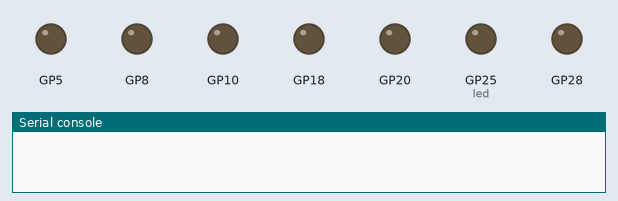
Simulated run of this program. Board: Raspberry Pi Pico running MicroPython. Parts: output pins drawn as LEDs (lit = HIGH), the last lines printed to the serial console.

Above: at 0.05 s.
At 2.0 s:
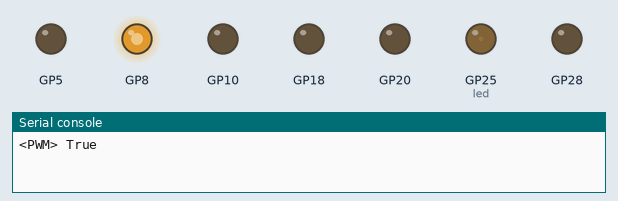
At 3.5 s:
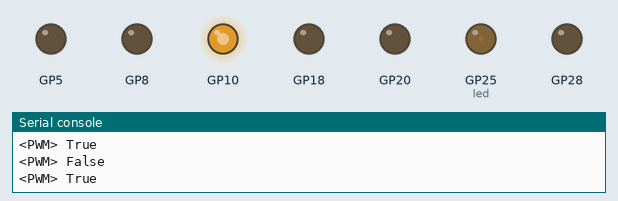
At 5.05 s:
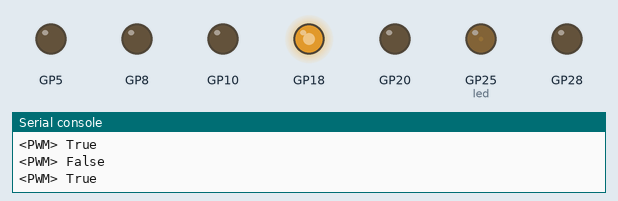
At 7.5 s:
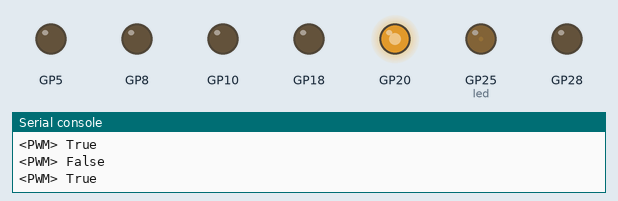
At 10.0 s:
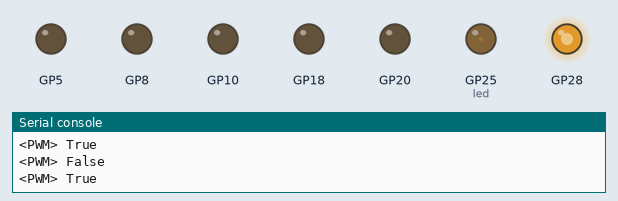
Timing chart, 0 to 13.0 s (numbered marks = the images above):
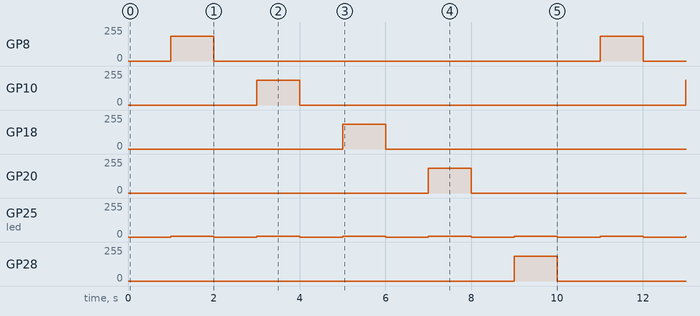

The program:

buzz_micropython.py
```python
from machine import Pin, Timer, PWM
import time

class Blinky:
    def __init__(self):
        self.led = Pin(25, Pin.OUT)
        self.led_pwm = PWM(self.led, freq=1000, duty_u16=0)
        self.motor_pwm = []
        self.index = 0
        self.on = False
        # self.make_motor_pwm(5)
        self.make_motor_pwm(8)
        self.make_motor_pwm(10)
        self.make_motor_pwm(18)
        self.make_motor_pwm(20)
        self.make_motor_pwm(28)
        self.keepalive = self.make_pwm(5)


    def make_motor_pwm(self, pin_number : int):
        self.motor_pwm.append(self.make_pwm(pin_number))


    def make_pwm(self, pin_number : int):
        out = Pin(pin_number, Pin.OUT)
        pwm = PWM(out, freq=1000, duty_u16=0)
        return pwm


    def blink(self):
        self.on = not self.on
        print(self.motor_pwm[self.index], self.on)
        if self.on:
            self.led_pwm.duty_u16(1024)
            # self.keepalive.duty_u16(48000)
            self.motor_pwm[self.index].duty_u16(48000)
        else:
            self.led_pwm.duty_u16(0)
            self.keepalive.duty_u16(0)
            self.motor_pwm[self.index].duty_u16(0)
            self.index = (self.index + 1) % len(self.motor_pwm)
        # print(self.on)


def main():
    # period is ms
    blinky = Blinky()
    while True:
        time.sleep(1)
        blinky.blink()


if __name__ == '__main__':
    main()
```

Measured:
- by itself, GP8, GP10, GP18, GP20, GP28: alternates 187/255 for 1.0 s and 0/255 for 9.0 s
- by itself, GP25 (led): alternates 4/255 for 1.0 s and 0/255 for 1.0 s
